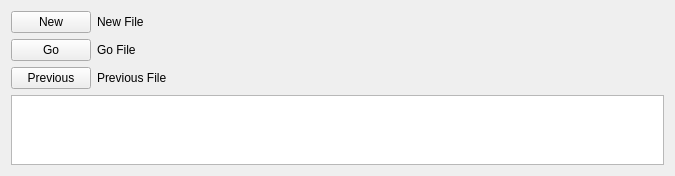
<?xml version="1.0" encoding="UTF-8"?>
<ui version="4.0">
 <class>Form</class>
 <widget class="QWidget" name="Form">
  <property name="geometry">
   <rect>
    <x>0</x>
    <y>0</y>
    <width>675</width>
    <height>129</height>
   </rect>
  </property>
  <property name="windowTitle">
   <string>Form</string>
  </property>
  <layout class="QFormLayout" name="formLayout">
   <item row="0" column="0">
    <widget class="QPushButton" name="NewButton">
     <property name="text">
      <string>New</string>
     </property>
    </widget>
   </item>
   <item row="0" column="1">
    <widget class="QLabel" name="NewObject">
     <property name="text">
      <string>New File</string>
     </property>
    </widget>
   </item>
   <item row="1" column="0">
    <widget class="QPushButton" name="GoButton">
     <property name="text">
      <string>Go</string>
     </property>
    </widget>
   </item>
   <item row="1" column="1">
    <widget class="QLabel" name="GoObject">
     <property name="text">
      <string>Go File</string>
     </property>
    </widget>
   </item>
   <item row="2" column="0">
    <widget class="QPushButton" name="PreviousButton">
     <property name="text">
      <string>Previous</string>
     </property>
    </widget>
   </item>
   <item row="2" column="1">
    <widget class="QLabel" name="PreviousObject">
     <property name="text">
      <string>Previous File</string>
     </property>
    </widget>
   </item>
   <item row="3" column="0" colspan="2">
    <widget class="QTextBrowser" name="Output"/>
   </item>
  </layout>
 </widget>
 <tabstops>
  <tabstop>NewButton</tabstop>
  <tabstop>GoButton</tabstop>
  <tabstop>PreviousButton</tabstop>
 </tabstops>
 <resources/>
 <connections/>
</ui>
